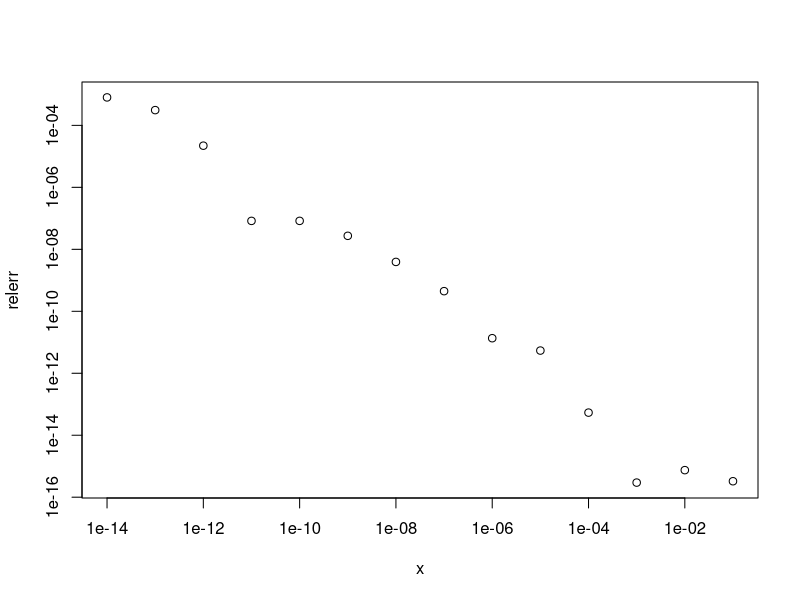

Reproduce this figure in R.
## ---- chunk 1
f1 <- function(x) {(1-(1-x)^3)/x}
f2 <- function(x) {x^2 - 3*x + 3}
x <- 10^seq(-1,-14)
y1 <- f1(x)
y2 <- f2(x)
relerr <- (abs(y2-y1)/y2)
plot(x,relerr,log="xy")
## ---- chunk 2
a <- 3344556600
b <- 1.2222222
sqrt(a^2+b^2)-a
## ---- chunk 3
b^2/(sqrt(a^2+b^2)+a)
